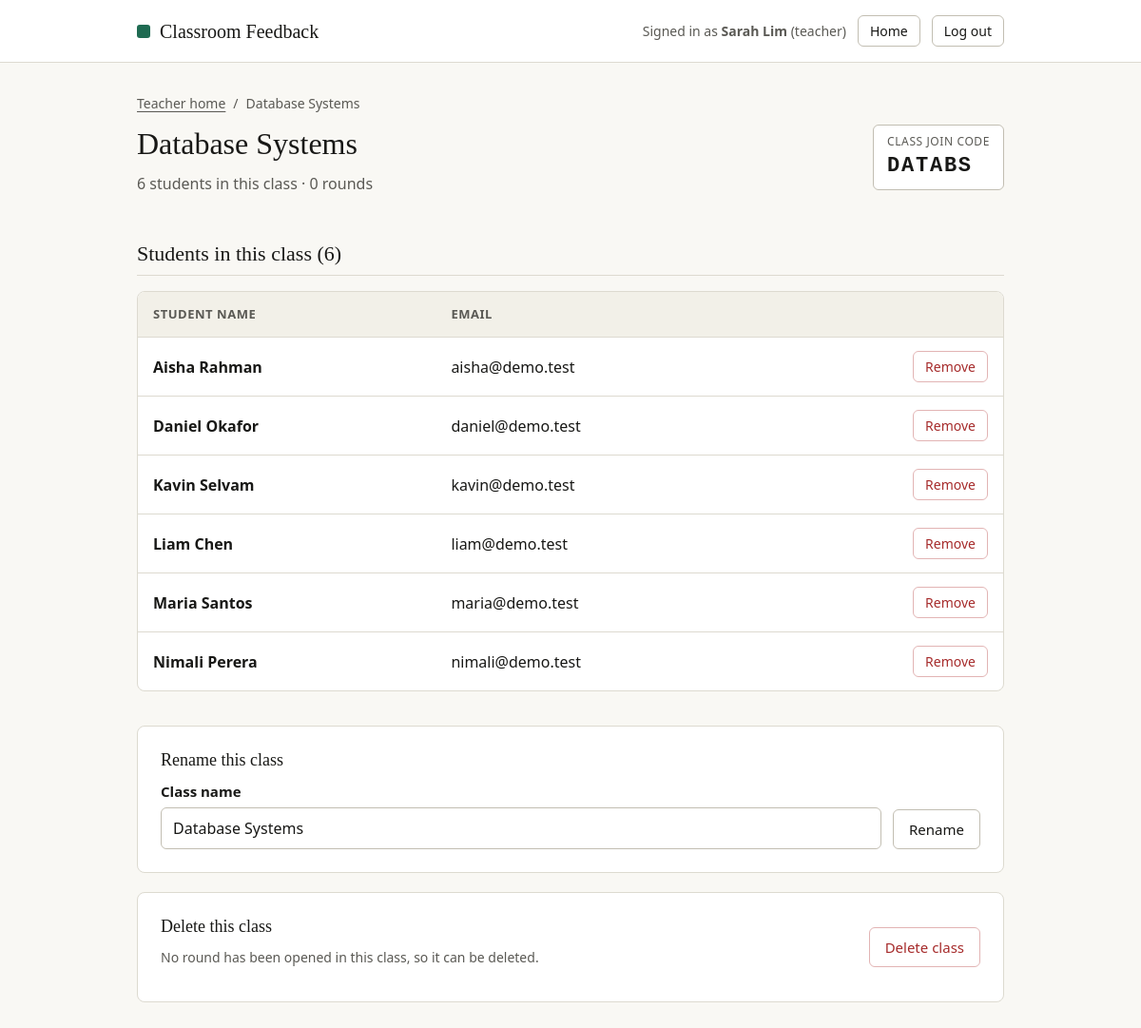
The app's page /class.php?id=2 (signed in) with its own data.
### tables this page shows
CREATE TABLE classes (
    id INT AUTO_INCREMENT PRIMARY KEY,
    teacher_id INT NOT NULL,
    name VARCHAR(80) NOT NULL,
    join_code CHAR(6) NOT NULL UNIQUE,
    FOREIGN KEY (teacher_id) REFERENCES users(id)
);

CREATE TABLE users (
    id INT AUTO_INCREMENT PRIMARY KEY,
    name VARCHAR(80) NOT NULL,
    email VARCHAR(120) NOT NULL UNIQUE,
    password VARCHAR(255) NOT NULL,
    role ENUM('student', 'teacher') NOT NULL,
    created_at DATETIME NOT NULL DEFAULT CURRENT_TIMESTAMP
);

### class.php (the view, shortened to what this page needs)
<?php
require "includes/config.php";
$class = own_class((int) ($_GET["id"] ?? 0));
$classId = $class["id"];
$sql = "SELECT u.id, u.name, u.email FROM enrolments e JOIN users u ON u.id = e.student_id
        WHERE e.class_id = ? ORDER BY u.name";
$students = $conn->execute_query($sql, [$classId])->fetch_all(MYSQLI_ASSOC);
$rounds = rounds_where("r.class_id", $classId);
$opened = array_filter($rounds, fn($r) => $r["status"] !== "draft");
require "includes/header.php";
?>
<div class="page-top">
    <?php crumbs(["teacher.php" => "Teacher home", $class["name"]]); ?>
    <div class="spread top">
        <div>
            <h1><?php echo e($class["name"]); ?></h1>
            <p class="muted"><?php echo plural(count($students), "student"); ?> in this class · <?php echo plural(count($rounds), "round"); ?></p>
        </div>
        <div class="join-code">
            <div>
                <div class="label">Class join code</div>
                <div class="code"><?php echo $class["join_code"]; ?></div>
            </div>
        </div>
    </div>
</div>
<section class="section">
    <div class="section-header"><h2>Students in this class (<?php echo count($students); ?>)</h2></div>
    <?php if (!$students): ?>
        <div class="panel subtle"><p class="muted">Nobody has joined yet. Share the join code <strong><?php echo $class["join_code"]; ?></strong> with your students. You need at least <?php echo MIN_RESPONSES; ?> before opening a round.</p></div>
    <?php else: ?>
        <table id="students">
            <thead><tr><th>Student name</th><th>Email</th><th></th></tr></thead>
            <tbody>
            <?php foreach ($students as $student): ?>
                <tr>
                    <td data-label="Name"><strong><?php echo e($student["name"]); ?></strong></td>
                    <td data-label="Email"><?php echo e($student["email"]); ?></td>
                    <td data-label="" class="right">
                        <form method="post">
                            <button class="btn btn-sm btn-danger" data-confirm="Remove <?php echo e($student["name"]); ?> from this class? Any answers they already sent stay in the results." data-yes="Remove">Remove</button>
                        </form>
                    </td>
                </tr>
            <?php endforeach; ?>
            </tbody>
        </table>
    <?php endif; ?>
</section>
<form method="post" class="panel">
    <h3>Rename this class</h3>
    <div class="inline">
        <label>Class name <input name="name" value="<?php echo e($class["name"]); ?>" maxlength="80" required></label>
        <button class="btn">Rename</button>
    </div>
</form>
<?php if (!$opened): ?>
    <form method="post" class="panel spread">
        <div>
            <h3>Delete this class</h3>
            <p class="small muted">No round has been opened in this class, so it can be deleted<?php echo $rounds ? ", with its drafts" : ""; ?>.</p>
        </div>
        <button class="btn btn-danger" data-confirm="Delete this class? This can't be undone." data-yes="Delete class">Delete class</button>
    </form>
<?php endif; ?>
<?php require "includes/footer.php"; ?>

### includes/header.php (shortened to what this page needs)
<!DOCTYPE html>
<html lang="en">
<head>
    <link rel="stylesheet" href="css/style.css">
</head>
<body>
<header class="site-header">
    <div class="container header-inner">
        <a class="brand" href="index.php"><span class="brand-mark"></span><?php echo APP_NAME; ?></a>
        <nav class="header-nav">
            <?php if (is_logged_in()): ?>
                <span class="small muted">Signed in as <strong><?php echo e($_SESSION["name"]); ?></strong> (<?php echo $_SESSION["role"]; ?>)</span>
                <a class="btn btn-sm" href="<?php echo home_page(); ?>">Home</a>
                <a class="btn btn-sm" href="logout.php">Log out</a>
            <?php else: ?>
                <a class="btn btn-sm" href="login.php">Log in</a>
                <a class="btn btn-sm btn-primary" href="register.php">Sign up</a>
            <?php endif; ?>
        </nav>
    </div>
</header>
<main class="<?php echo empty($narrow) ? "container" : "container-narrow"; ?>">

### includes/functions.php (shortened to what this page needs)
<?php
function e($text)
{
    return htmlspecialchars((string) $text, ENT_QUOTES, "UTF-8");
}
function plural($count, $word, $many = null)
{
    return $count . " " . ($count == 1 ? $word : ($many ?? $word . "s"));
}
function crumbs($items)
{
    echo '<nav class="breadcrumb">';
    foreach ($items as $link => $words) {
        echo is_string($link) ? '<a href="' . $link . '">' . e($words) . '</a><span>/</span>' : '<span>' . e($words) . '</span>';
    }
    echo '</nav>';
}
function is_logged_in()
{
    return isset($_SESSION["user_id"]);
}
function home_page()
{
    return $_SESSION["role"] === "teacher" ? "teacher.php" : "student.php";
}
function own_class($id)
{
    global $conn;
    $sql = "SELECT * FROM classes WHERE id = ? AND teacher_id = ?";
    $class = $conn->execute_query($sql, [$id, $_SESSION["user_id"]])->fetch_assoc();
    return $class ?: not_found();
}
function rounds_where($column, $value)
{
    global $conn;
    $sql = "SELECT r.*, c.name AS class_name,
                (SELECT COUNT(*) FROM participations p WHERE p.round_id = r.id) AS answered,
                (SELECT COUNT(*) FROM questions q WHERE q.round_id = r.id) AS question_count,
                (SELECT COUNT(*) FROM questions q WHERE q.round_id = r.id AND CHAR_LENGTH(q.text) < 5) AS blank_count,
                (SELECT AVG(a.rating) FROM answers a WHERE a.round_id = r.id) AS average
            FROM rounds r JOIN classes c ON c.id = r.class_id
            WHERE $column = ? ORDER BY r.closes_at, r.id";
    return $conn->execute_query($sql, [$value])->fetch_all(MYSQLI_ASSOC);
}

### includes/footer.php (shortened to what this page needs)
</main>
</body>
</html>

### css/style.css (style rules this page uses)
:root { --bg: #f9f8f4; --surface: #fff; --subtle: #f2f0e8; --text: #181816; --muted: #5a5954; --green: #1f6b52; --green-dark: #17523e; --green-tint: #e9f3ee; --border: #dddad0; --border-dark: #c2beb2; --warn: #7d5308; --warn-bg: #fcf4e4; --warn-border: #e5c88b; --red: #a62b2b; --red-bg: #fbecec; --red-border: #e2b4b4; --serif: Georgia, "Times New Roman", serif; --sans: "Segoe UI", Roboto, Helvetica, Arial, sans-serif; }
* { box-sizing: border-box; }
body { margin: 0; padding-bottom: 48px; background: var(--bg); color: var(--text); font-family: var(--sans); line-height: 1.5; overflow-wrap: anywhere; font-variant-numeric: lining-nums; }
h1, h2, h3 { margin: 0 0 10px; font-family: var(--serif); font-weight: normal; line-height: 1.25; }
h1 { font-size: 32px; }
h2 { font-size: 22px; }
h3 { font-size: 18px; }
p { margin: 0 0 12px; max-width: 70ch; }
a { color: var(--green); text-underline-offset: 3px; }
.container, .container-narrow { margin: 0 auto; padding: 0 24px; }
.container { max-width: 960px; }
.muted { color: var(--muted); }
.small { font-size: 14px; }
.right { text-align: right; }
.site-header { padding: 16px 0; margin-bottom: 32px; background: var(--surface); border-bottom: 1px solid var(--border); }
.header-inner, .header-nav, .title-line, .actions { display: flex; flex-wrap: wrap; align-items: center; gap: 12px; }
.header-inner { justify-content: space-between; }
.brand { display: inline-flex; align-items: center; gap: 10px; font-family: var(--serif); font-size: 20px; color: var(--text); text-decoration: none; }
.brand-mark { width: 14px; height: 14px; background: var(--green); border-radius: 3px; }
.breadcrumb { display: flex; flex-wrap: wrap; gap: 8px; margin-bottom: 12px; font-size: 14px; color: var(--muted); }
.breadcrumb a { color: var(--muted); }
.btn { display: inline-flex; align-items: center; justify-content: center; padding: 10px 16px; border: 1px solid var(--border-dark); border-radius: 6px; background: var(--surface); color: var(--text); font: 500 15px var(--sans); text-decoration: none; white-space: nowrap; cursor: pointer; }
.btn-sm { padding: 6px 12px; font-size: 14px; }
.btn-danger { border-color: var(--red-border); color: var(--red); }
.page-top, .section { margin-bottom: 36px; }
.section-header { display: flex; flex-wrap: wrap; align-items: baseline; justify-content: space-between; gap: 12px; padding-bottom: 8px; margin-bottom: 16px; border-bottom: 1px solid var(--border); }
.section-header h2 { margin: 0; }
.spread { display: flex; flex-wrap: wrap; align-items: center; justify-content: space-between; gap: 16px; }
.spread.top { align-items: flex-start; }
.panel { padding: 24px; margin-bottom: 20px; background: var(--surface); border: 1px solid var(--border); border-radius: 8px; }
.panel > :last-child { margin-bottom: 0; }
.join-code { display: flex; align-items: center; gap: 12px; padding: 8px 14px; background: var(--surface); border: 1px solid var(--border-dark); border-radius: 6px; }
.label { font-size: 12px; color: var(--muted); text-transform: uppercase; letter-spacing: 0.05em; }
.code { font-family: Consolas, monospace; font-size: 22px; font-weight: 700; letter-spacing: 0.08em; }
label { display: block; margin-bottom: 16px; font-size: 15px; font-weight: 600; }
input, select, textarea { display: block; width: 100%; margin-top: 6px; padding: 10px 12px; border: 1px solid var(--border-dark); border-radius: 6px; background: var(--surface); color: var(--text); font: 16px var(--sans); }
.inline { display: flex; flex-wrap: wrap; align-items: flex-end; gap: 12px; }
.inline label { flex: 1 1 260px; margin: 0; }
table { width: 100%; border-collapse: separate; border-spacing: 0; background: var(--surface); border: 1px solid var(--border); border-radius: 8px; overflow: hidden; }
th, td { padding: 14px 16px; border-bottom: 1px solid var(--border); text-align: left; }
tr:last-child td { border-bottom: 0; }
th { background: var(--subtle); color: var(--muted); font-size: 13px; font-weight: 600; letter-spacing: 0.04em; text-transform: uppercase; }

### records on screen
classes: name "Database Systems", join_code "DATABS"
users: name "Aisha Rahman", email "aisha@demo.test"
users: name "Daniel Okafor", email "daniel@demo.test"
users: name "Kavin Selvam", email "kavin@demo.test"
users: name "Liam Chen", email "liam@demo.test"
users: name "Maria Santos", email "maria@demo.test"
users: name "Nimali Perera", email "nimali@demo.test"

### other values on screen
APP_NAME "Classroom Feedback"
$_SESSION["name"] "Sarah Lim"
$_SESSION["role"] "teacher"
$words "Teacher home"
$words "Database Systems"
plural(count($students), "student") "6 students"
plural(count($rounds), "round") "0 rounds"
count($students) "6"
